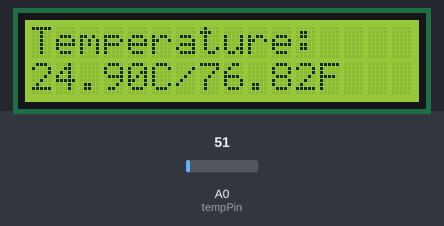
The sketch below on a simulated Arduino Uno, built with avr-gcc and run on an emulated ATmega328P. Shown: 16×2 character LCD. Inputs (shaded band) come from the test bench; at power-on: A0 (tempPin) = 51. What the sketch prints to the serial monitor is not drawn.

Above: at 1.6 s.
1.7 s: A0 (tempPin) set to 23
At 4.2 s:
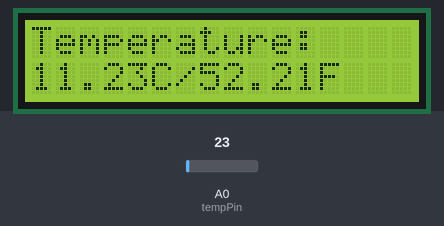
4.5 s: A0 (tempPin) set to 18
At 7.2 s:
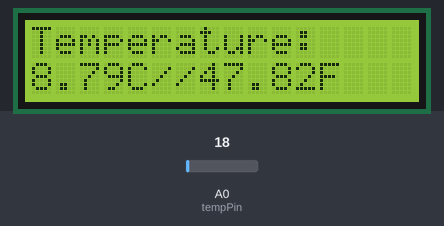
7.5 s: A0 (tempPin) set to 30
At 9.9 s:
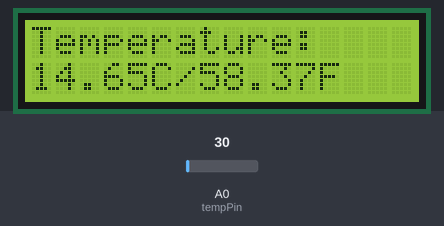
Timing chart, 0 to 11.4 s (numbered marks = the images above; inputs shaded):
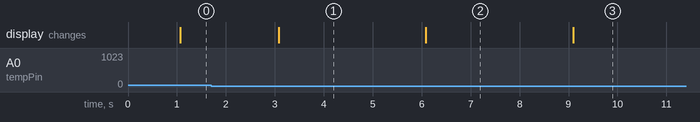

The sketch:

lmlcd.ino
```cpp
#include <LiquidCrystal.h>
 LiquidCrystal lcd(12, 11, 5, 4, 3, 2);
int val;
int tempPin =A0;
void setup() {
  // set up the LCD's number of columns and rows:
  lcd.begin(16, 2);
  // Print a message to the LCD.
  lcd.print("Temperature:");
Serial.begin(9600);}

void loop() {
  val = analogRead(tempPin);
float mv = ( val/1024.0)*5000;
float cel = mv/10;
float farh = (cel*9)/5 + 32;

Serial.print("TEMPRATURE = ");
Serial.print(cel);
Serial.print("*C");
Serial.println();
delay(1000);

//uncomment this to get temperature in farenhite
Serial.print("TEMPRATURE = ");
Serial.print(farh);
Serial.print("*F");
Serial.println();
  // set the cursor to column 0, line 1
  // (note: line 1 is the second row, since counting begins with 0):
  lcd.setCursor(0, 1);
  // print the number of seconds since reset:

lcd.print(cel);
lcd.print("C/");
 lcd.setCursor(7, 1);
 lcd.print(farh);
lcd.print("F");}
```

Measured:
- the behaviour switches between 21 and 20 on A0 (tempPin) (found by bisection; images 1 and 2)
- after the input at 1.7 s, the display: changes after 1.4 s (image 1)
- after the input at 4.5 s, the display: changes after 1.6 s (image 2)
- after the input at 7.5 s, the display: changes after 1.6 s (image 3)
